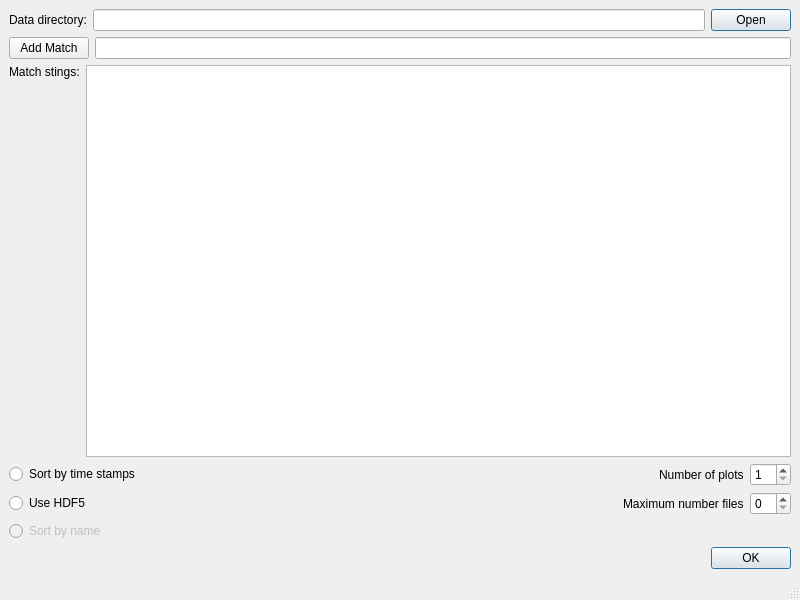
<?xml version="1.0" encoding="UTF-8"?>
<ui version="4.0">
 <class>PathSelectWindow</class>
 <widget class="QMainWindow" name="PathSelectWindow">
  <property name="geometry">
   <rect>
    <x>0</x>
    <y>0</y>
    <width>800</width>
    <height>600</height>
   </rect>
  </property>
  <property name="windowTitle">
   <string>MainWindow</string>
  </property>
  <widget class="QWidget" name="centralwidget">
   <layout class="QVBoxLayout" name="verticalLayout">
    <item>
     <layout class="QHBoxLayout" name="horizontalLayout">
      <item>
       <widget class="QLabel" name="label_4">
        <property name="text">
         <string>Data directory:</string>
        </property>
       </widget>
      </item>
      <item>
       <widget class="QLineEdit" name="dataPath">
        <property name="readOnly">
         <bool>false</bool>
        </property>
       </widget>
      </item>
      <item>
       <widget class="QDialogButtonBox" name="setDataPath">
        <property name="maximumSize">
         <size>
          <width>80</width>
          <height>16777215</height>
         </size>
        </property>
        <property name="standardButtons">
         <set>QDialogButtonBox::Open</set>
        </property>
       </widget>
      </item>
     </layout>
    </item>
    <item>
     <layout class="QHBoxLayout" name="horizontalLayout_2">
      <item>
       <widget class="QPushButton" name="addMatchPattern">
        <property name="toolTip">
         <string>&lt;html&gt;&lt;head/&gt;&lt;body&gt;&lt;p&gt;Add a match string used to select only a subset of the files in the directory.&lt;/p&gt;&lt;/body&gt;&lt;/html&gt;</string>
        </property>
        <property name="text">
         <string>Add Match</string>
        </property>
       </widget>
      </item>
      <item>
       <widget class="QLineEdit" name="matchPattern"/>
      </item>
     </layout>
    </item>
    <item>
     <layout class="QHBoxLayout" name="horizontalLayout_3">
      <item alignment="Qt::AlignTop">
       <widget class="QLabel" name="label">
        <property name="text">
         <string>Match stings:</string>
        </property>
       </widget>
      </item>
      <item>
       <widget class="QListWidget" name="matchList"/>
      </item>
     </layout>
    </item>
    <item>
     <layout class="QHBoxLayout" name="horizontalLayout_4">
      <item>
       <widget class="QRadioButton" name="useTimeStampSorting">
        <property name="toolTip">
         <string>&lt;html&gt;&lt;head/&gt;&lt;body&gt;&lt;p&gt;Use this switch to enable sorting of the inputfiles by time stamps stored the input files.&lt;/p&gt;&lt;/body&gt;&lt;/html&gt;</string>
        </property>
        <property name="text">
         <string>Sort by time stamps</string>
        </property>
        <property name="autoExclusive">
         <bool>false</bool>
        </property>
       </widget>
      </item>
      <item>
       <spacer name="horizontalSpacer_2">
        <property name="orientation">
         <enum>Qt::Horizontal</enum>
        </property>
        <property name="sizeHint" stdset="0">
         <size>
          <width>40</width>
          <height>20</height>
         </size>
        </property>
       </spacer>
      </item>
      <item>
       <widget class="QLabel" name="label_3">
        <property name="text">
         <string>Number of plots</string>
        </property>
       </widget>
      </item>
      <item>
       <widget class="QSpinBox" name="nPlots">
        <property name="minimum">
         <number>1</number>
        </property>
       </widget>
      </item>
     </layout>
    </item>
    <item>
     <layout class="QHBoxLayout" name="horizontalLayout_6">
      <item>
       <widget class="QRadioButton" name="useHDF5">
        <property name="text">
         <string>Use HDF5 </string>
        </property>
        <property name="autoExclusive">
         <bool>false</bool>
        </property>
       </widget>
      </item>
      <item>
       <spacer name="horizontalSpacer">
        <property name="orientation">
         <enum>Qt::Horizontal</enum>
        </property>
        <property name="sizeHint" stdset="0">
         <size>
          <width>40</width>
          <height>20</height>
         </size>
        </property>
       </spacer>
      </item>
      <item>
       <widget class="QLabel" name="label_2">
        <property name="text">
         <string>Maximum number files</string>
        </property>
       </widget>
      </item>
      <item>
       <widget class="QSpinBox" name="maxFiles">
        <property name="toolTip">
         <string>&lt;html&gt;&lt;head/&gt;&lt;body&gt;&lt;p&gt;If set to 0 all files are considered.&lt;/p&gt;&lt;/body&gt;&lt;/html&gt;</string>
        </property>
        <property name="minimum">
         <number>0</number>
        </property>
        <property name="value">
         <number>0</number>
        </property>
       </widget>
      </item>
     </layout>
    </item>
    <item>
     <widget class="QRadioButton" name="useSortByName">
      <property name="enabled">
       <bool>false</bool>
      </property>
      <property name="toolTip">
       <string>&lt;html&gt;&lt;head/&gt;&lt;body&gt;&lt;p&gt;Use this switch to enable sorting of the inputfiles by input file names..&lt;/p&gt;&lt;/body&gt;&lt;/html&gt;</string>
      </property>
      <property name="text">
       <string>Sort by name</string>
      </property>
     </widget>
    </item>
    <item>
     <widget class="QDialogButtonBox" name="buttonBox">
      <property name="standardButtons">
       <set>QDialogButtonBox::Ok</set>
      </property>
     </widget>
    </item>
   </layout>
  </widget>
  <widget class="QStatusBar" name="statusbar"/>
 </widget>
 <resources/>
 <connections/>
</ui>
